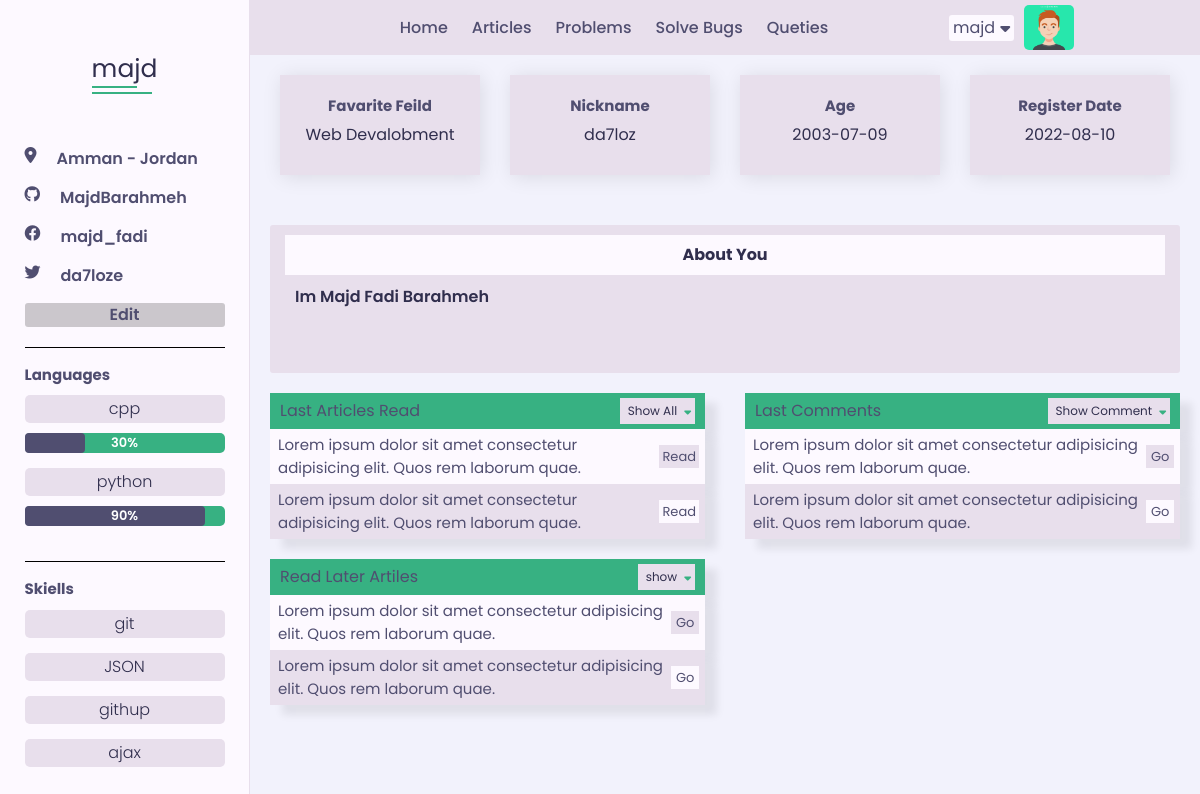
Page /fronend/profile.php?user=majd (signed in) on the committed database.
### tables this page shows
CREATE TABLE `users` (
  `IdUser` int(11) NOT NULL COMMENT 'Identify user number',
  `userName` char(255) NOT NULL,
  `password` varchar(255) NOT NULL,
  `email` varchar(255) NOT NULL,
  `fullName` varchar(255) NOT NULL,
  `aboutYou` varchar(255) NOT NULL,
  `langs` varchar(255) DEFAULT NULL,
  `tools` text DEFAULT NULL,
  `permission` tinyint(11) NOT NULL,
  `age` date NOT NULL,
  `githup` varchar(50) DEFAULT NULL,
  `facebook` varchar(50) DEFAULT NULL,
  `twitter` varchar(50) DEFAULT NULL,
  `linkedin` varchar(50) DEFAULT NULL,
  `website` varchar(255) DEFAULT NULL,
  `nickname` varchar(50) DEFAULT NULL,
  `gender` varchar(6) DEFAULT NULL,
  `location` varchar(60) DEFAULT NULL,
  `education` text DEFAULT NULL,
  `work` text DEFAULT NULL,
  `imageName` varchar(255) DEFAULT NULL,
  `dataRegister` date NOT NULL
);

### commonBetweenBackFront/php/functions.php (called while the page is built, shortened)
        <?php
class Queries {
    public static function FromTable($filed='*', $table, $condition=NULL, $typeFetch = 'fetchAll', $ordered = null, $typeOrders = 'DESC', $limit = NULL) {
        global $db;
        if($ordered === null) {
            $stmt = $db->prepare("SELECT $filed FROM $table $condition $limit");
        } else {
            $stmt = $db->prepare("SELECT $filed FROM $table $condition ORDER BY $ordered $typeOrders $limit");
        }
        $stmt->execute();
        if ($typeFetch === 'fetchAll')
            $requerd = $stmt->fetchAll();
        elseif($typeFetch === 'fetch') {
            $requerd = $stmt->fetch();
        }
        return $requerd;
    }
}
class GetRequests {
    public static function IfGet() {
        if(! empty($_GET)) {
            return true;
        } else {
            return false;
        }
    }
    public static function GetValueGet($nameGet) {
        if (GetRequests::IfGet() && isset($_GET[$nameGet])) {
            return $_GET[$nameGet];
        }
    }
}

### fronend/profile.php (the view, shortened to what this page needs)
<?php
    include ("init.php");
    function SetMediaLinks() {
        $user = GetRequests::GetValueGet("user");
        $userNams = Queries::FromTable(
                                        "githup, facebook, twitter, linkedin, location, website",
                                        "users",
                                        "WHERE userName = '" . $user . "'",
                                        "fetch");
        if (! empty($userNams['location'])) {
            ?>
                <li><a href=""><i class="fa-solid fa-location-dot"></i><?php echo $userNams["location"]  ?></a></li>
            <?php
        }
        if (! empty($userNams["githup"])) {
            ?>
                <li><a href="https://github.com/<?php echo $userNams["githup"] ?>"><i class="fa-brands fa-github"></i><?php echo $userNams["githup"]  ?></a></li>
            <?php
        }
        if (! empty($userNams["facebook"])) {
            ?>
                <li><a href="https://www.facebook.com/<?php echo $userNams['facebook'] ?>"><i class="fa-brands fa-facebook"></i><?php echo $userNams["facebook"]  ?></a></li>
            <?php
        }
        if (! empty($userNams["twitter"])) {
            ?>
                <li><a href="https://twitter.com/<?php echo $userNams['twitter'] ?>"><i class="fa-brands fa-twitter"></i><?php echo $userNams["twitter"]  ?></a></li>
            <?php
        }
            ?>
            <?php
    }
    function PrepareSkilleAndRate($langs) : array{
        $lang = explode(",", $langs);
        return $lang;
    }
    function SetProsses($to) {
        if (!empty($to)) {
            ?>
                <div class="prosses">
                    <div class="back" style="width: <?php echo $to ?>;"></div>
                    <div class="rate"><?php echo $to ?></div>
                </div>
            <?php
        }
    }
    function SetLanguges() {
        $lansUser = Queries::FromTable("langs", "users", "WHERE IdUser = {$_SESSION['IdUser']}", "fetch")['langs'];
        $langs = PrepareSkilleAndRate($lansUser);
        foreach ($langs as $lang) {
            $lang = explode(":", $lang);
            $langName = $lang[0];
            $langRate  = isset($lang[1]) ? $lang[1] : "";
            ?>
                <li>
                    <div class="content-ul">
                        <label><?php echo $langName ?></label>
                        <?php SetProsses($langRate) ?>
                    </div>
                </li>
            <?php
        }
    }
    function SetTools() {
        $toolsUser = Queries::FromTable("tools", "users", "WHERE IdUser = {$_SESSION['IdUser']}", "fetch")['tools'];
        $tools = PrepareSkilleAndRate($toolsUser);
        foreach ($tools as $tool) {
            $tool = explode(":", $tool);
            $toolName = $tool[0];
            ?>
                <li>
                    <div class="content-ul">
                        <label><?php echo $toolName ?></label>
                    </div>
                </li>
            <?php
        }
    }
    function StructAside() {
        ?>
            <aside id="aside-profile-page" class="aside-profile-page">
                <div class="logo">
                    <a href="#"><span><?php echo $_SESSION['user'][0] ?></span><span><?php echo substr($_SESSION['user'], 1) ?></span></a>
                </div>
                <nav>
                    <ul id="links-media" class="contanier-section">
                        <?php SetMediaLinks() ?>
                        <a href="editprofile.php?user=<?php echo $_SESSION['user'] ?>" class="edit-profile">Edit</a>
                    </ul>
                    <ul id="langs" class="contanier-section">
                        <h4>Languages</h4>
                        <?php SetLanguges() ?>
                    </ul>
                    <ul id="skils" class="contanier-section">
                        <h4>Skiells</h4>
                        <?php SetTools() ?>
                    </ul>
                </nav>
            </aside>
        <?php
    }
    function StructerCardsSection() {
        $user = Queries::FromTable("*", "users", "WHERE IdUser = {$_SESSION['IdUser']}", "fetch");
        ?>
            <section class="cards">
                    <div class="card-statistics">
                        <h4>Favarite Feild</h4>
                        <span>Web Devalobment</span>
                    </div>
                    <div class="card-statistics">
                        <h4>Nickname</h4>
                        <span><?php echo $user['nickname'] ?></span>
                    </div>
                    <div class="card-statistics">
                        <h4>Age</h4>
                        <span><?php echo $user['age'] ?></span>
                    </div>
                    <div class="card-statistics">
                        <h4>Register Date</h4>
                        <span><?php echo $user['dataRegister'] ?></span>
                    </div>
            </section>
        <?php
    }
    function StructerStatistics() {
        $aboutUser = Queries::FromTable("aboutYou", "users", "WHERE IdUser = {$_SESSION['IdUser']}", "fetch")['aboutYou'];
        ?>
            <section class="about-you">
                <div class="header">
                    <h4>About You</h4>
                </div>
                <p>
                    <?php echo $aboutUser ?>
                </p>
            </section>
            <section class="Statistics-section">
                    <div class="inner-section">
                        <div class="header">
                            <h4>Last Articles Read</h4>
                            <span class="shrink-content" id="to-show-articls"><p>Show All</p><i class="fa fa-caret-down" id="down-section"></i><i class="fa-solid fa-caret-up" id="up-section"></i></span>
                        </div>
                        <ul id="articles">
                            <li><p>Lorem ipsum dolor sit amet consectetur adipisicing elit. Quos rem laborum quae.</p><a class="btn-a" href="#">Read</a></li>
                            <li><p>Lorem ipsum dolor sit amet consectetur adipisicing elit. Quos rem laborum quae.</p><a class="btn-a" href="#">Read</a></li>
                        </ul>
                    </div>
                    <div class="inner-section">
                        <div class="header">
                            <h4>Last Comments</h4>
                            <span class="shrink-content" id="to-show-comments"><p>Show Comment</p><i class="fa fa-caret-down" id="down-section-comm"></i><i class="fa-solid fa-caret-up" id="up-section-comm"></i></span>
                        </div>
                        <ul id="comments">
                            <li><p>Lorem ipsum dolor sit amet consectetur adipisicing elit. Quos rem laborum quae.</p><a class="btn-a" href="#">Go</a></li>
                            <li><p>Lorem ipsum dolor sit amet consectetur adipisicing elit. Quos rem laborum quae.</p><a class="btn-a" href="#">Go</a></li>
                        </ul>
                    </div>
                    <div class="inner-section">
                        <div class="header">
                            <h4>Read Later Artiles</h4>
                            <span class="shrink-content" id="to-queue-articles"><p>show</p><i class="fa fa-caret-down" id="down-queue-articles"></i><i class="fa-solid fa-caret-up" id="up-queue-articles"></i></span>
                        </div>
                        <ul id="queue-articles">
                            <li><p>Lorem ipsum dolor sit amet consectetur adipisicing elit. Quos rem laborum quae.</p><a class="btn-a" href="#">Go</a></li>
                            <li><p>Lorem ipsum dolor sit amet consectetur adipisicing elit. Quos rem laborum quae.</p><a class="btn-a" href="#">Go</a></li>
                        </ul>
                    </div>
            </section>
        <?php
    }
    function MainStructer() {
        ?>
            <?php StructAside() ?>
            <div class="main-contanier contanier-profile">
                <?php StructerCardsSection(); ?>
                <?php StructerStatistics(); ?>
            </div>
        <?php
    }
    if (isset($_SESSION) && !empty($_SESSION)) {
        MainStructer();
    } else {
        echo "Canot Inter";
    }
    include ($tpl . "footer.php");

### commonBetweenBackFront/php/images.php (shortened to what this page needs)
<?php
    class ShowImage {
        public static function SetImg($path, $nameImg, $class = NULL ) {
            global $commfilesImags;
            if ( ! empty ($nameImg)) {
                ?> <img src="<?php echo $path . $nameImg ?>" alt="Image" class="<?php echo $class ?>"> <?php
            } else {
                ?>  <img src="<?php echo $commfilesImags ?>/imagesProject/defaultImg.jpg" alt="Image" class="<?php echo $class ?>"> <?php
            }
        }
    }

### fronend/layout/css/color-1.css (style rules this page uses)
:root { --skin-color: #37b182; --bg-skin-color: #66ccaa; }

### rows in the picture
users: imageName (picture), location "Amman - Jordan", githup "MajdBarahmeh", facebook "majd_fadi", twitter "da7loze", langs "cpp", langs "30%", langs "python", langs "90%", tools "git", tools "JSON", tools "githup", tools "ajax", nickname "da7loz", age "2003-07-09", dataRegister "2022-08-10", aboutYou "Im Majd Fadi Barahmeh"

### other values in the picture
$_COOKIE["userName"] "majd"
$_SESSION['user'][0] "m"
substr($_SESSION['user'], 1) "ajd"
